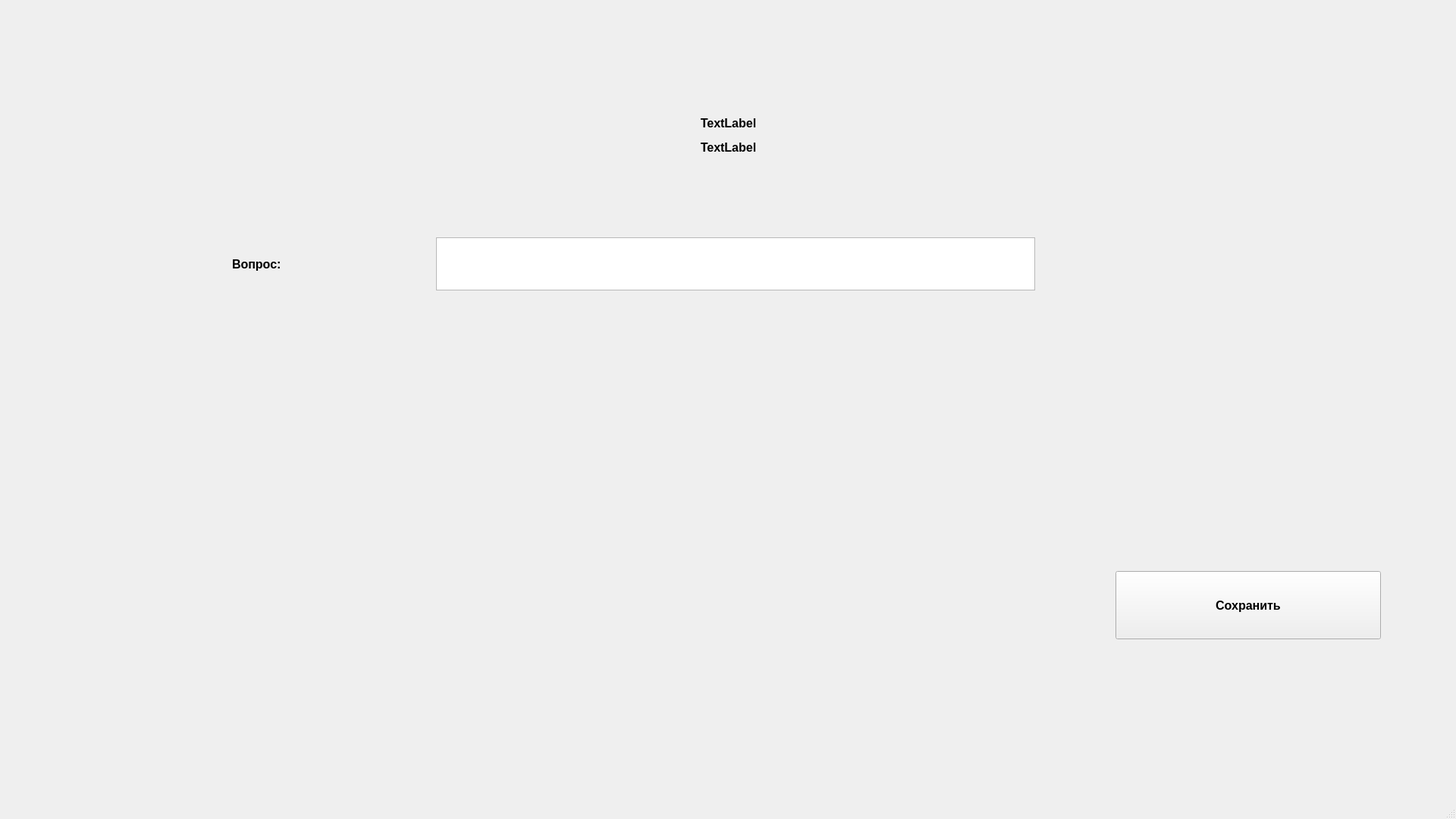
<?xml version="1.0" encoding="UTF-8"?>
<ui version="4.0">
 <class>MainWindow</class>
 <widget class="QMainWindow" name="MainWindow">
  <property name="geometry">
   <rect>
    <x>0</x>
    <y>0</y>
    <width>1920</width>
    <height>1080</height>
   </rect>
  </property>
  <property name="font">
   <font>
    <family>Arial</family>
    <pointsize>12</pointsize>
    <weight>75</weight>
    <bold>true</bold>
   </font>
  </property>
  <property name="windowTitle">
   <string>MainWindow</string>
  </property>
  <widget class="QWidget" name="centralwidget">
   <widget class="QWidget" name="gridLayoutWidget">
    <property name="geometry">
     <rect>
      <x>0</x>
      <y>0</y>
      <width>1921</width>
      <height>923</height>
     </rect>
    </property>
    <layout class="QGridLayout" name="gridLayout">
     <item row="4" column="0">
      <spacer name="horizontalSpacer">
       <property name="orientation">
        <enum>Qt::Horizontal</enum>
       </property>
       <property name="sizeType">
        <enum>QSizePolicy::Fixed</enum>
       </property>
       <property name="sizeHint" stdset="0">
        <size>
         <width>300</width>
         <height>20</height>
        </size>
       </property>
      </spacer>
     </item>
     <item row="4" column="3">
      <spacer name="horizontalSpacer_2">
       <property name="orientation">
        <enum>Qt::Horizontal</enum>
       </property>
       <property name="sizeHint" stdset="0">
        <size>
         <width>550</width>
         <height>20</height>
        </size>
       </property>
      </spacer>
     </item>
     <item row="1" column="0" colspan="4">
      <widget class="QLabel" name="label_2">
       <property name="sizePolicy">
        <sizepolicy hsizetype="Preferred" vsizetype="Preferred">
         <horstretch>0</horstretch>
         <verstretch>1</verstretch>
        </sizepolicy>
       </property>
       <property name="font">
        <font>
         <family>Arial</family>
         <pointsize>12</pointsize>
        </font>
       </property>
       <property name="text">
        <string>TextLabel</string>
       </property>
       <property name="alignment">
        <set>Qt::AlignCenter</set>
       </property>
      </widget>
     </item>
     <item row="5" column="2">
      <spacer name="verticalSpacer_3">
       <property name="orientation">
        <enum>Qt::Vertical</enum>
       </property>
       <property name="sizeType">
        <enum>QSizePolicy::Fixed</enum>
       </property>
       <property name="sizeHint" stdset="0">
        <size>
         <width>20</width>
         <height>100</height>
        </size>
       </property>
      </spacer>
     </item>
     <item row="4" column="1">
      <widget class="QLabel" name="label">
       <property name="sizePolicy">
        <sizepolicy hsizetype="Preferred" vsizetype="Preferred">
         <horstretch>1</horstretch>
         <verstretch>0</verstretch>
        </sizepolicy>
       </property>
       <property name="font">
        <font>
         <family>Arial</family>
         <pointsize>12</pointsize>
        </font>
       </property>
       <property name="text">
        <string>Вопрос:</string>
       </property>
      </widget>
     </item>
     <item row="6" column="2">
      <widget class="QScrollArea" name="scroll">
       <property name="sizePolicy">
        <sizepolicy hsizetype="Preferred" vsizetype="Preferred">
         <horstretch>0</horstretch>
         <verstretch>7</verstretch>
        </sizepolicy>
       </property>
       <property name="font">
        <font>
         <pointsize>12</pointsize>
        </font>
       </property>
       <property name="inputMethodHints">
        <set>Qt::ImhMultiLine</set>
       </property>
       <property name="frameShape">
        <enum>QFrame::NoFrame</enum>
       </property>
       <property name="sizeAdjustPolicy">
        <enum>QAbstractScrollArea::AdjustToContents</enum>
       </property>
       <property name="widgetResizable">
        <bool>true</bool>
       </property>
       <widget class="QWidget" name="scrollAreaWidgetContents">
        <property name="geometry">
         <rect>
          <x>0</x>
          <y>0</y>
          <width>788</width>
          <height>150</height>
         </rect>
        </property>
       </widget>
      </widget>
     </item>
     <item row="7" column="2">
      <spacer name="verticalSpacer">
       <property name="orientation">
        <enum>Qt::Vertical</enum>
       </property>
       <property name="sizeType">
        <enum>QSizePolicy::Fixed</enum>
       </property>
       <property name="sizeHint" stdset="0">
        <size>
         <width>20</width>
         <height>250</height>
        </size>
       </property>
      </spacer>
     </item>
     <item row="3" column="2">
      <spacer name="verticalSpacer_4">
       <property name="orientation">
        <enum>Qt::Vertical</enum>
       </property>
       <property name="sizeHint" stdset="0">
        <size>
         <width>20</width>
         <height>100</height>
        </size>
       </property>
      </spacer>
     </item>
     <item row="2" column="0" colspan="4">
      <widget class="QLabel" name="label_3">
       <property name="sizePolicy">
        <sizepolicy hsizetype="Preferred" vsizetype="Preferred">
         <horstretch>0</horstretch>
         <verstretch>1</verstretch>
        </sizepolicy>
       </property>
       <property name="font">
        <font>
         <family>Arial</family>
         <pointsize>12</pointsize>
        </font>
       </property>
       <property name="text">
        <string>TextLabel</string>
       </property>
       <property name="alignment">
        <set>Qt::AlignCenter</set>
       </property>
      </widget>
     </item>
     <item row="0" column="2">
      <spacer name="verticalSpacer_2">
       <property name="orientation">
        <enum>Qt::Vertical</enum>
       </property>
       <property name="sizeType">
        <enum>QSizePolicy::Fixed</enum>
       </property>
       <property name="sizeHint" stdset="0">
        <size>
         <width>20</width>
         <height>150</height>
        </size>
       </property>
      </spacer>
     </item>
     <item row="4" column="2">
      <widget class="QTextEdit" name="text_question">
       <property name="sizePolicy">
        <sizepolicy hsizetype="Preferred" vsizetype="Preferred">
         <horstretch>3</horstretch>
         <verstretch>2</verstretch>
        </sizepolicy>
       </property>
       <property name="font">
        <font>
         <family>Arial</family>
         <pointsize>12</pointsize>
        </font>
       </property>
       <property name="sizeAdjustPolicy">
        <enum>QAbstractScrollArea::AdjustToContents</enum>
       </property>
       <property name="readOnly">
        <bool>true</bool>
       </property>
      </widget>
     </item>
     <item row="7" column="3">
      <layout class="QGridLayout" name="gridLayout_2">
       <item row="1" column="1">
        <widget class="QPushButton" name="btn_save">
         <property name="sizePolicy">
          <sizepolicy hsizetype="Preferred" vsizetype="Preferred">
           <horstretch>0</horstretch>
           <verstretch>0</verstretch>
          </sizepolicy>
         </property>
         <property name="font">
          <font>
           <family>Arial</family>
           <pointsize>12</pointsize>
          </font>
         </property>
         <property name="text">
          <string>Сохранить</string>
         </property>
        </widget>
       </item>
       <item row="1" column="2">
        <spacer name="horizontalSpacer_3">
         <property name="orientation">
          <enum>Qt::Horizontal</enum>
         </property>
         <property name="sizeType">
          <enum>QSizePolicy::Fixed</enum>
         </property>
         <property name="sizeHint" stdset="0">
          <size>
           <width>100</width>
           <height>20</height>
          </size>
         </property>
        </spacer>
       </item>
       <item row="2" column="1">
        <spacer name="verticalSpacer_6">
         <property name="orientation">
          <enum>Qt::Vertical</enum>
         </property>
         <property name="sizeType">
          <enum>QSizePolicy::Fixed</enum>
         </property>
         <property name="sizeHint" stdset="0">
          <size>
           <width>20</width>
           <height>80</height>
          </size>
         </property>
        </spacer>
       </item>
       <item row="0" column="1">
        <spacer name="verticalSpacer_5">
         <property name="orientation">
          <enum>Qt::Vertical</enum>
         </property>
         <property name="sizeType">
          <enum>QSizePolicy::Fixed</enum>
         </property>
         <property name="sizeHint" stdset="0">
          <size>
           <width>20</width>
           <height>80</height>
          </size>
         </property>
        </spacer>
       </item>
       <item row="1" column="0">
        <spacer name="horizontalSpacer_4">
         <property name="orientation">
          <enum>Qt::Horizontal</enum>
         </property>
         <property name="sizeType">
          <enum>QSizePolicy::Fixed</enum>
         </property>
         <property name="sizeHint" stdset="0">
          <size>
           <width>100</width>
           <height>20</height>
          </size>
         </property>
        </spacer>
       </item>
      </layout>
     </item>
     <item row="6" column="3">
      <spacer name="verticalSpacer_7">
       <property name="orientation">
        <enum>Qt::Vertical</enum>
       </property>
       <property name="sizeType">
        <enum>QSizePolicy::Fixed</enum>
       </property>
       <property name="sizeHint" stdset="0">
        <size>
         <width>20</width>
         <height>150</height>
        </size>
       </property>
      </spacer>
     </item>
    </layout>
   </widget>
  </widget>
  <widget class="QMenuBar" name="menubar">
   <property name="geometry">
    <rect>
     <x>0</x>
     <y>0</y>
     <width>1920</width>
     <height>21</height>
    </rect>
   </property>
  </widget>
  <widget class="QStatusBar" name="statusbar"/>
 </widget>
 <resources/>
 <connections/>
</ui>
